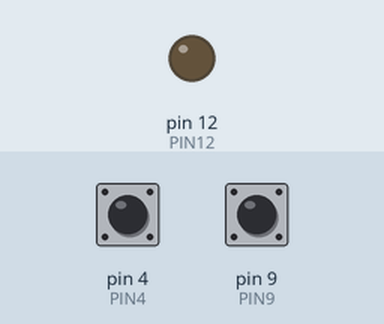
This program was run on a simulated Arduino Mega 2560, built with avr-gcc and run on an emulated ATmega2560. On the bench: output pins drawn as LEDs (lit = HIGH). Dashed ring = blinking. The inputs (shaded band) are chosen by the test bench; at power-on: pin 9 (PIN9) HIGH, pin 4 (PIN4) HIGH.

Above: at 1.2 s.
1.3 s: pin 9 (PIN9) pulled LOW for 0.15 s
At 1.55 s:
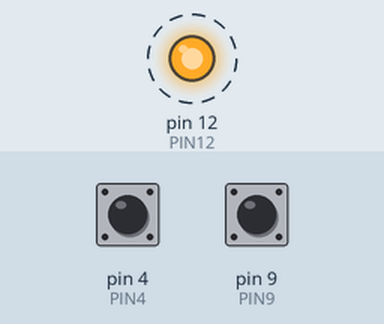
4.3 s: pin 4 (PIN4) pulled LOW for 0.15 s
At 4.3 s:
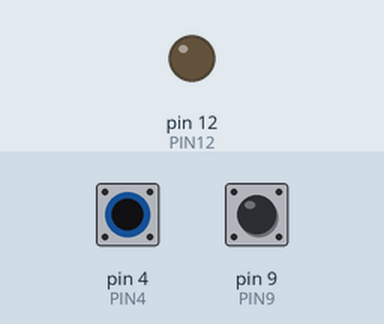
5.9 s: pin 9 (PIN9) pulled LOW for 1 s
At 6.15 s:
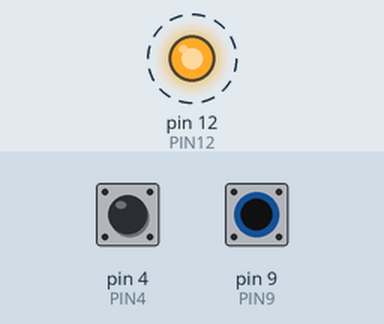
8.9 s: pin 4 (PIN4) pulled LOW for 1 s
Timing chart, 0 to 11.9 s (numbered marks = the images above; inputs shaded):
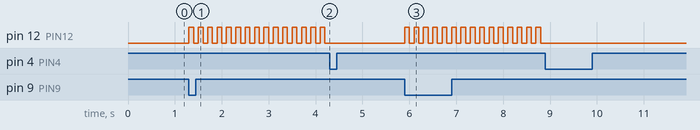

Measured:
- after the input at 1.3 s, pin 12 (PIN12): alternates HIGH for 0.10 s and LOW for 0.10 s, starting at once
- after the input at 4.3 s, pin 12 (PIN12): stops changing and stays LOW
- after the input at 5.9 s, pin 12 (PIN12): alternates HIGH for 0.10 s and LOW for 0.10 s, starting at once
- after the input at 8.9 s, pin 12 (PIN12): stops changing and stays LOW

The program:

main.cpp
```cpp
#include <Arduino.h>
#include <ArduinoSTL.h>
#define PIN12 12
#define PIN9 9
#define PIN4 4
using namespace std;

int buzzer = PIN12, on_button = PIN9, off_button = PIN4;
bool is_active = false;


// put your setup code here, to run once:
void setup()
{
    pinMode(buzzer, OUTPUT);
    pinMode(on_button, INPUT_PULLUP);
    pinMode(off_button, INPUT_PULLUP);
}

void active_buzzer(){
    digitalWrite(buzzer, HIGH);
    delay(100);
    digitalWrite(buzzer, LOW);
    delay(100);
}

// put your main code here, to run repeatedly:
void loop() {
    // on button will set buzzer flag as true when pressed
    if(digitalRead(on_button) == LOW){
        is_active = true;
    }

    // off button will do the opposite
    if(digitalRead(off_button) == LOW){
        is_active = false;
    }
    if(is_active){
        active_buzzer();
    }
}
```
